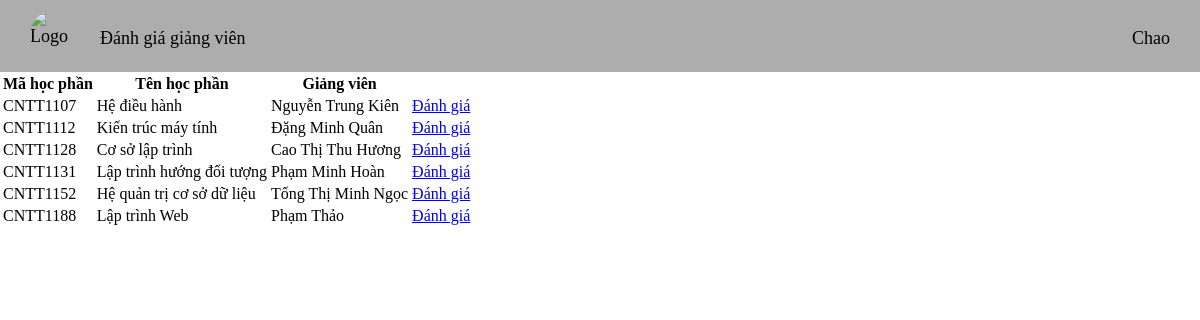
/list_sb/, run on the app's committed database.
### tables this page shows
CREATE TABLE "HocPhan" (
	"ma_hoc_phan"	TEXT,
	"ten_hoc_phan"	TEXT,
	"ma_giang_vien"	TEXT,
	"ten_giang_vien"	TEXT,
	PRIMARY KEY("ma_hoc_phan")
);

### Đánh giá giảng viên/list_sb/views.py (the view)
@list_sb_bp.route('/')
def danh_sach():
    conn = sqlite3.connect(studentdb)
    cursor = conn.cursor()
    cursor.execute("SELECT * FROM HocPhan WHERE ma_hoc_phan IN (SELECT ma_hoc_phan FROM DangKyHP WHERE ma_sinh_vien = 'SV001');")
    data = cursor.fetchall()
    conn.close()
    return render_template('liststudent.html', data=data)

### Đánh giá giảng viên/Templates/liststudent.html
{% extends "base.html" %}
{% block content %}
<div class="st-div">
    <table class="st-table">
        <thead class="st-head">
        <tr>
            <th>Mã học phần</th>
            <th>Tên học phần</th>
            <th>Giảng viên</th>
            <th></th>
        </tr>
        </thead>
        <tbody class="st-body">
        {% for hp in data %}
        <tr>
            <td>{{ hp[0] }}</td>
            <td>{{ hp[1] }}</td>
            <td>{{ hp[3] }}</td>
            <td><a class="st-button" href="{{ url_for('assess.danh_gia', ma_hoc_phan=hp[0]) }}">Đánh giá</a></td>
        </tr>
        {% endfor %}
        </tbody>
    </table>
</div>
{% endblock %}

### Đánh giá giảng viên/Static/style.css (style rules this page uses)
body { margin: 0px; }

### data on the page
HocPhan: ma_hoc_phan "CNTT1107", ten_hoc_phan "Hệ điều hành", ten_giang_vien "Nguyễn Trung Kiên"
HocPhan: ma_hoc_phan "CNTT1112", ten_hoc_phan "Kiến trúc máy tính", ten_giang_vien "Đặng Minh Quân"
HocPhan: ma_hoc_phan "CNTT1128", ten_hoc_phan "Cơ sở lập trình", ten_giang_vien "Cao Thị Thu Hương"
HocPhan: ma_hoc_phan "CNTT1131", ten_hoc_phan "Lập trình hướng đối tượng", ten_giang_vien "Phạm Minh Hoàn"
HocPhan: ma_hoc_phan "CNTT1152", ten_hoc_phan "Hệ quản trị cơ sở dữ liệu", ten_giang_vien "Tống Thị Minh Ngọc"
HocPhan: ma_hoc_phan "CNTT1188", ten_hoc_phan "Lập trình Web", ten_giang_vien "Phạm Thảo"
